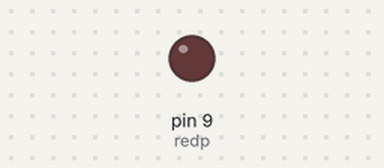
Simulated run of this sketch. Board: Arduino Uno, built with avr-gcc and run on an emulated ATmega328P. Parts: output pins drawn as LEDs (lit = HIGH).

Above: at 0.05 s.
At 1.75 s:
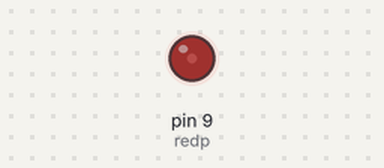
At 3.5 s:
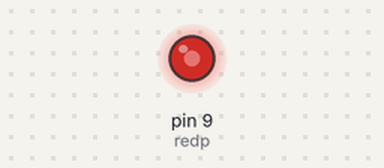
At 7.0 s:
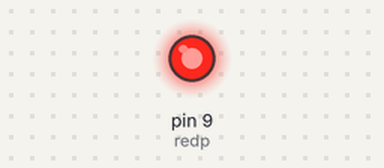
Timing chart, 0 to 9.1 s (numbered marks = the images above):
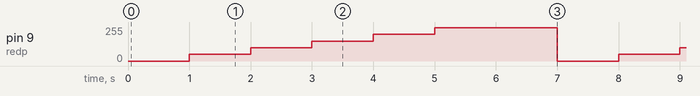

The sketch:

ANALOGWRITE_1.ino
```cpp
int redp=9;
int bright1=0;
int bright2=50;
int bright3=100;
int bright4=150;
int bright5=200;
int bright6=250;
int pause=1000;
int Long=2000;
void setup() {
  // put your setup code here, to run once:
pinMode(redp, OUTPUT);
}

void loop() {
  // put your main code here, to run repeatedly:
analogWrite(redp, bright1);
delay(pause);
analogWrite(redp,bright2);
delay(pause);
analogWrite(redp, bright3);
delay(pause);
analogWrite( redp, bright4);
delay(pause);
analogWrite(redp, bright5);
delay(pause);
analogWrite(redp, bright6);
delay(Long);
}
```

Measured:
- by itself, pin 9 (redp): repeats every 7.0 s: 100/255 1.0 s, 150/255 1.0 s, 200/255 1.0 s, 250/255 2.0 s, 0/255 1.0 s, 50/255 1.0 s
